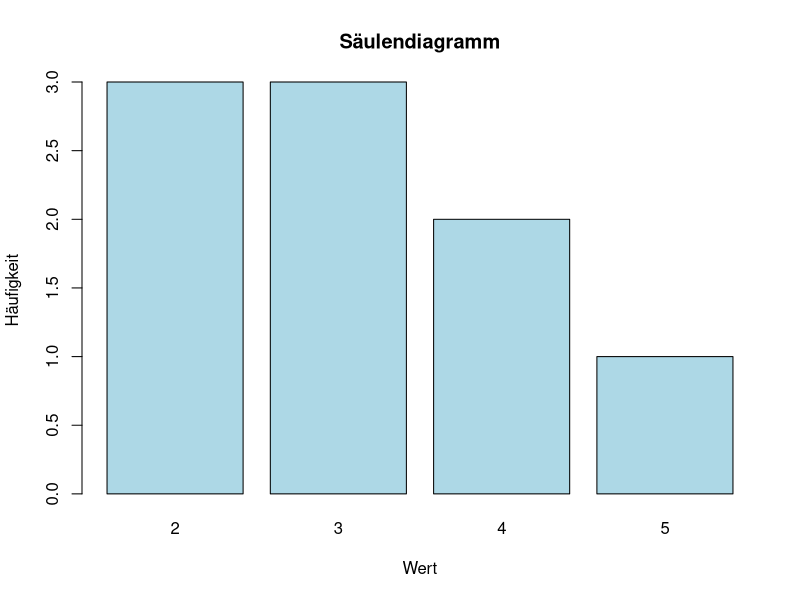
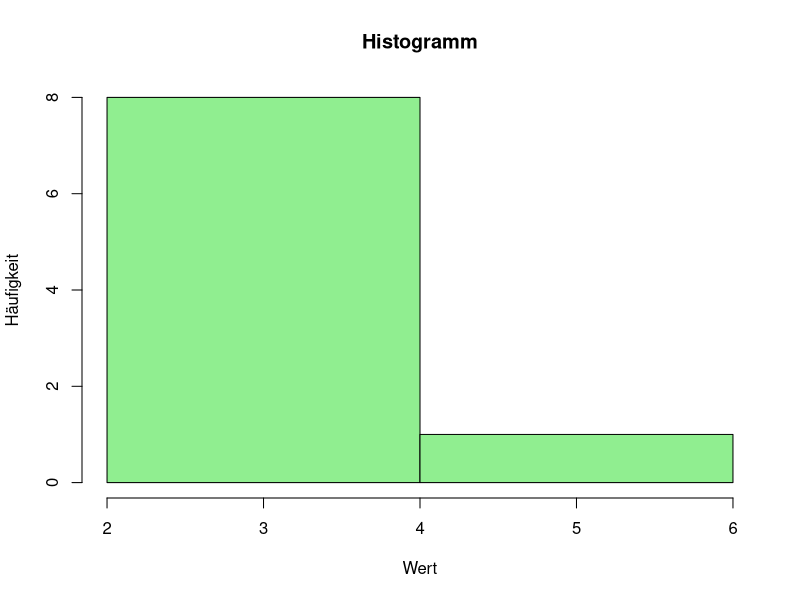
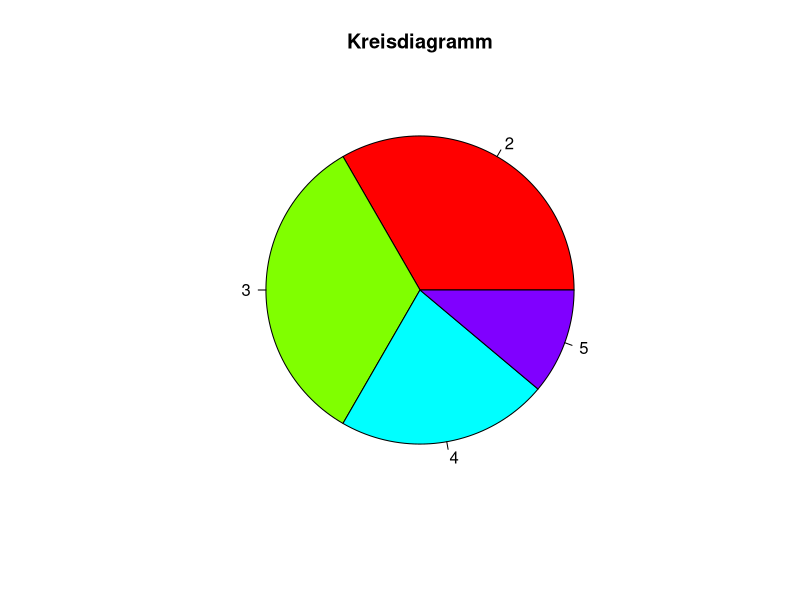

These figures' R source, in order:
## ---- chunk 1
#| echo: true

daten <- c(2, 3, 2, 4, 3, 3, 5, 2, 4)
table(daten)
## ---- chunk 2
rel_haeufigkeit <- prop.table(table(daten))
print(rel_haeufigkeit)
## ---- chunk 3
barplot(table(daten), col="lightblue", 
main="Säulendiagramm", xlab="Wert", ylab="Häufigkeit")
## ---- chunk 4
hist(daten, breaks=2, col="lightgreen", main="Histogramm",
## Breaks ist das Argument für die Definition der Anzahl von Intervallen in R 
xlab="Wert", ylab="Häufigkeit")
## ---- chunk 5
pie(rel_haeufigkeit, main="Kreisdiagramm", 
col=rainbow(length(rel_haeufigkeit)))
## ---- chunk 6
modus <- names(sort(table(daten), decreasing=TRUE))[1]
mittelwert <- mean(daten)
print(paste("Modus:", modus))
print(paste("Mittelwert:", mittelwert))
